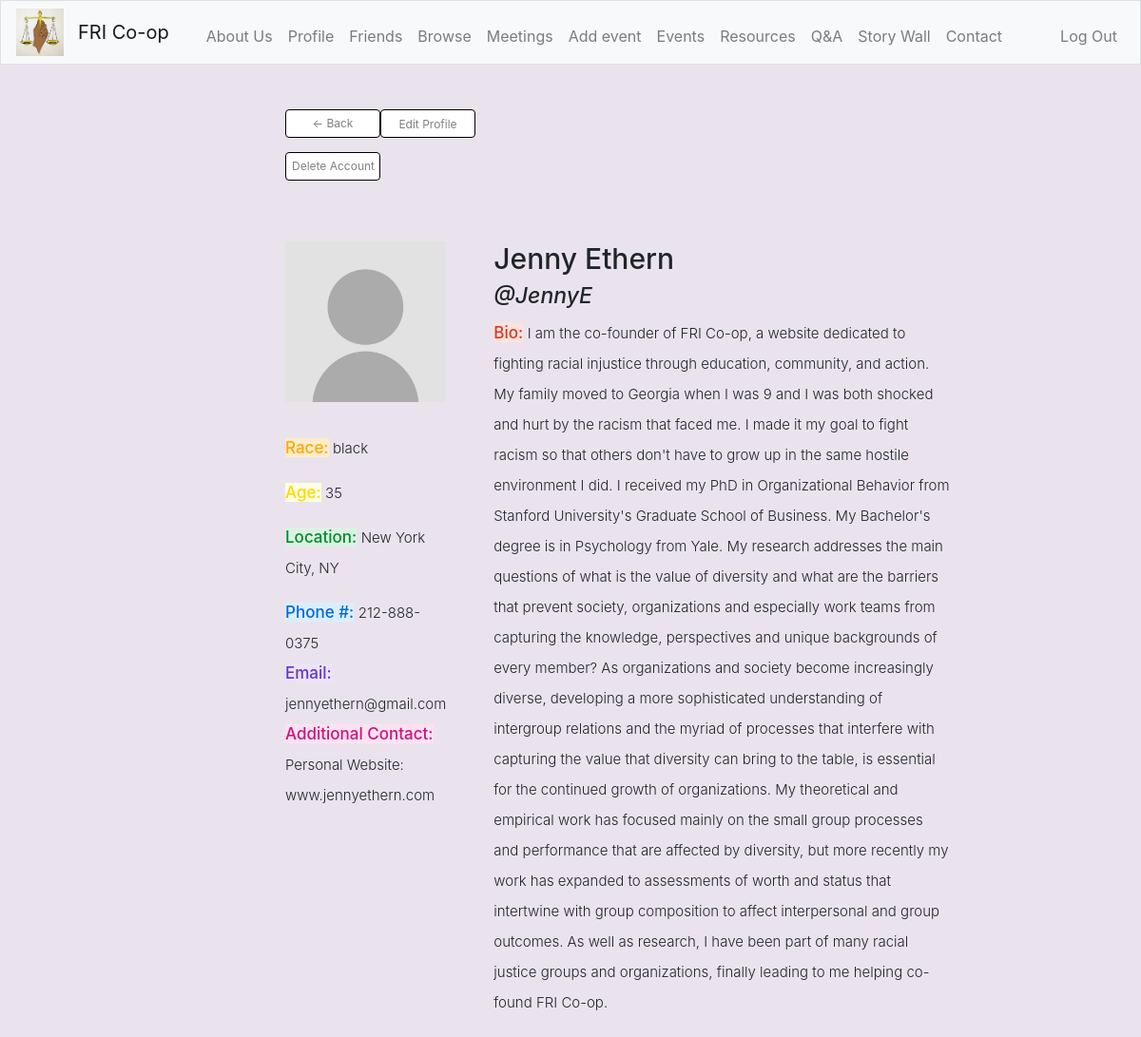
The app's page /profile (signed in) with its own data.
### tables this page shows
CREATE TABLE profile
(
    id INTEGER,
    name TEXT,
    username TEXT,
    bio TEXT,
    race TEXT,
    age TEXT,
    location TEXT,
    phone TEXT,
    email TEXT,
    info TEXT
);

### app.py (the view)
@app.route("/profile", methods=["GET", "POST"])
def profile():
    if request.method == "POST":
        person_id = request.form.get("person_id")
        row = db.execute(
            "SELECT * FROM profile WHERE id = :user_id", user_id=person_id)[0]
        return render_template("profile.html", row=row, yours=None)
    else:
        row = db.execute(
            "SELECT * FROM profile WHERE id = :user_id", user_id=session["user_id"])[0]
        return render_template("profile.html", row=row, yours="yes")

### app.py (called while the page is built)
@app.after_request
def after_request(response):
    response.headers["Cache-Control"] = "no-cache, no-store, must-revalidate"
    response.headers["Expires"] = 0
    response.headers["Pragma"] = "no-cache"
    return response

### templates/profile.html (shortened to what this page needs)
{% extends "layout.html" %}
{% block body %}
<div class="profile-page">
    <div class="parent">
        <br>
        <div>
            <div>
                <form action="/browse" style="display:inline;font-size:larger;">
                    <button class="first back" type="submit">
                        &#8592 Back</button>
                </form>
                {% if yours %}
                <form action="/updateProf2" method="post">
                    <input class="second btn btn-primary" id="partnerUp" type="submit" name="button" value="Edit Profile">
                </form>
                <form action="/deleteAcc">
                    <input class="third back" id="partnerUp" type="submit" value="Delete Account">
                </form>
                {% else %}
                <form action="/friends" method="post">
                    <input type="hidden" name="person_id" value="{{row['id']}}">
                    <input class="fourth btn btn-primary" id="partnerUp" type="submit" name="button" value="Add Friend">
                </form>
                {% endif %}
            </div>
            <br>
            <br>
            <div id="profilePart">
                <div id="nameEtc">
                    <img class="img" src="/static/profile.jpg">
                    <br>
                    <br>
                    <div class="section">
                        <h4 class="sub orange interests">Race:</h4>
                        <p class="ans">{{row["race"]}}</p>
                        <br>
                    </div>
                    <div class="section">
                        <h4 class="sub yellow interests">Age:</h4>
                        <p class="ans">{{row["age"]}}</p>
                        <br>
                    </div>
                    <div class="section">
                        <h4 class="sub green skills">Location:</h4>
                        <p class="ans">{{row["location"]}}</p>
                        <br>
                    </div>
                    <div>
                        <h4 class="sub blue phone">Phone #:</h4>
                        <p class="ans">{{row["phone"]}}</p>
                        <br>
                    </div>
                    <div>
                        <h4 class="sub purple email">Email:</h4>
                        <p class="ans">{{ row["email"] }}</p>
                        <br>
                    </div>
                    {% if row["info"] != None %}
                    <div>
                        <h4 class="sub pink other">Additional Contact:</h4>
                        <p class="ans">{{row["info"]}}</p>
                        <br>
                    </div>
                    {% endif %}
                </div>
                <div id="about">
                    <div>
                        <h1 class="profile-name">{{row["name"]}}</h1>
                        <h3 class="profile-name"><i>@{{ row["username"] }}</i></h3>
                        <div class="section">
                            <h4 class="sub red bio" id="bio">Bio:</h4>
                            <p class="ans">{{row["bio"]}}</p>
                            <br>
                        </div>
                    </div>
                </div>
            </div>
            <br><br>
        </div>
        {% endblock %}

### templates/layout.html (shortened to what this page needs)
<!DOCTYPE html>
<html lang="en">
<head>
    <link href="https://maxcdn.bootstrapcdn.com/bootstrap/4.1.3/css/bootstrap.min.css" rel="stylesheet">
    <link href="/static/layout.css" rel="stylesheet">
</head>
<body>
    <nav class="navbar navbar-expand-md navbar-light bg-light border">
        <a href="/"><img src='/static/logo.jpeg' class="logo"></img></a>
        <a class="navbar-brand" href="/"><span class="col">FRI Co-op</span></a>
        <div class="collapse navbar-collapse" id="navbar">
            {% if session.user_id %}
            <ul class="navbar-nav mr-auto mt-2">
                <li class="nav-item"><a class="nav-link" href="/about">About Us</a></li>
                <li class="nav-item"><a class="nav-link" href="/profile">Profile</a></li>
                <li class="nav-item"><a class="nav-link" href="/friends">Friends</a></li>
                <li class="nav-item"><a class="nav-link" href="/browse">Browse</a></li>
                <li class="nav-item"><a class="nav-link" href="/meeting">Meetings</a>
                <li>
                {% if session.user_id == 1 %}
                    <li class="nav-item"><a class="nav-link" href="/addEvent">Add event</a></li>
                {% endif %}
                <li class="nav-item"><a class="nav-link" href="/events">Events</a></li>
                <li class="nav-item"><a class="nav-link" href="/resources">Resources</a></li>
                <li class="nav-item"><a class="nav-link" href="/chatbot">Q&A</a></li>
                <li class="nav-item"><a class="nav-link" href="/storyWall">Story Wall</a></li>
                <li class="nav-item"><a class="nav-link" href="/contact">Contact</a></li>
            </ul>
            <ul class="navbar-nav ml-auto mt-2">
                <li class="nav-item"><a class="nav-link" href="/logout">Log Out</a></li>
            </ul>
            {% else %}
            <ul class="navbar-nav ml-auto mt-2">
                <li class="nav-item"><a class="nav-link" href="/login">Log in</a></li>
                <li class="nav-item"><a class="nav-link" href="/register">Register</a></li>
            </ul>
            {% endif %}
        </div>
    </nav>
    {% block body %}{% endblock %}
</body>
</html>

### static/layout.css (style rules this page uses)
.logo { width:50px; height:50px; }
.red { color: rgb(214, 54, 43); background-color: rgb(254, 226, 219) }
.purple { color: rgb(102, 51, 204); background-color: rgb(236, 228, 252); }
.pink { color: rgb(204, 20, 123); background-color: rgb(255, 226, 242); }
.green { color: rgb(0, 138, 45); background-color: rgb(219, 242, 226); }
.yellow { color: #FFD700; background-color: rgb(255,255,224); }
.orange { color: rgb(255, 166, 0); background-color: rgb(255, 236, 202); }
.blue { color: rgb(0, 106, 212); background-color: rgb(219, 238, 255); }

### templates/profile.html (style rules this page uses)
.profile-page { margin-left: 25%; }
h1.profile-name { font-size: 30px; }
h3.profile-name { font-size: 23px; }
.parent { text-align: left; line-height: 2; }
.sub, .ans { display: inline; }
.editProfile, #logOut, button.back, #partnerUp { height: 30px; width: 100px; margin-top: 15px; border: 1px solid black; border-radius: 4px; background-color: white; color: gray; text-align: center; font-size: 12px; }
#profilePart { display: flex; }
#nameEtc { height: 500px; }
h4.sub { font-size: 17px; width: 55%; }
p.ans { font-size: 15px; width: 55%; font-weight: 300; }
.section { margin-bottom: 15px; }
.img { width:100%; }
body, html { height: 100%; }
body { background-color:#EAE3ED }
#about { margin-left:50px; margin-right:200px; }
.first { float: left; left: 7%; }
.second { left: 21%; }
.third { left: 32.5%; }

### records on screen
profile: race "black", age "35", location "New York City, NY", phone "212-888-0375", email "jennyethern@gmail.com", info "Personal Website: www.jennyethern.com", name "Jenny Ethern", username "JennyE", bio "I am the co-founder of FRI Co-op, a website dedicated to fighting racial injustice through education, community, and action. My family moved to Georgia when I was 9 and I was both shocked and hurt by the racism that faced me. I made it my goal to fight racism so that others don't have to grow up in the same hostile environment I did. I received my PhD in Organizational Behavior from Stanford University's Graduate School of Business. My Bachelor's degree is in Psychology from Yale. My research addresses the main questions of what is the value of diversity and what are the barriers that prevent society, organizations and especially work teams from capturing the knowledge, perspectives and…"
